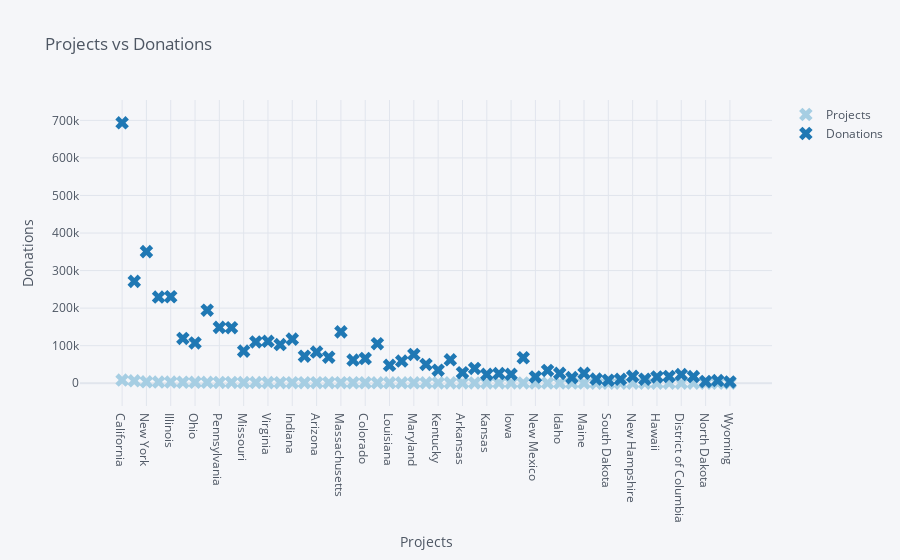

The cell this chart's notebook holds for it:
### Code cell
df.iplot(kind='scatter',xTitle='Projects',
         yTitle='Donations',title='Projects vs Donations',
         symbol='x',colorscale='paired',mode='markers')

### Figure 1 — Plotly figure (JSON) as saved in the notebook; plotly's stock layout.template omitted (floating-point values rounded to 4 significant figures)
{"data": [{"line": {"color": "rgba(166, 206, 227, 1.0)", "dash": "solid", "shape": "linear", "width": 1.3}, "marker": {"size": 12, "symbol": "x"}, "mode": "markers", "name": "Projects", "text": "", "type": "scatter", "x": ["California", "Texas", "New York", "Florida", "Illinois", "Michigan", "Ohio", "North Carolina", "Pennsylvania", "Georgia", "Missouri", "New Jersey", "Virginia", "Washington", "Indiana", "Tennessee", "Arizona", "Wisconsin", "Massachusetts", "Oklahoma", "Colorado", "South Carolina", "Louisiana", "Minnesota", "Maryland", "Alabama", "Kentucky", "Oregon", "Arkansas", "Utah", "Kansas", "Mississippi", "Iowa", "Connecticut", "New Mexico", "Nevada", "Idaho", "West Virginia", "Maine", "Nebraska", "South Dakota", "Montana", "New Hampshire", "Alaska", "Hawaii", "Rhode Island", "District of Columbia", "Delaware", "North Dakota", "Vermont", "Wyoming"], "y": [8457, 6485, 3819, 3302, 3126, 2653, 2546, 2543, 2163, 2125, 1779, 1775, 1656, 1581, 1555, 1555, 1529, 1479, 1447, 1340, 1321, 1260, 1215, 1169, 1145, 1141, 1024, 978, 923, 883, 851, 840, 833, 816, 546, 538, 513, 513, 483, 409, 317, 312, 299, 273, 266, 246, 227, 208, 200, 181, 148]}, {"line": {"color": "rgba(31, 120, 180, 1.0)", "dash": "solid", "shape": "linear", "width": 1.3}, "marker": {"size": 12, "symbol": "x"}, "mode": "markers", "name": "Donations", "text": "", "type": "scatter", "x": ["California", "Texas", "New York", "Florida", "Illinois", "Michigan", "Ohio", "North Carolina", "Pennsylvania", "Georgia", "Missouri", "New Jersey", "Virginia", "Washington", "Indiana", "Tennessee", "Arizona", "Wisconsin", "Massachusetts", "Oklahoma", "Colorado", "South Carolina", "Louisiana", "Minnesota", "Maryland", "Alabama", "Kentucky", "Oregon", "Arkansas", "Utah", "Kansas", "Mississippi", "Iowa", "Connecticut", "New Mexico", "Nevada", "Idaho", "West Virginia", "Maine", "Nebraska", "South Dakota", "Montana", "New Hampshire", "Alaska", "Hawaii", "Rhode Island", "District of Columbia", "Delaware", "North Dakota", "Vermont", "Wyoming"], "y": [693577, 271348, 350553, 229542, 230350, 119337, 107401, 194465, 148752, 147897, 85597, 109926, 111740, 103021, 117470, 72123, 83092, 69479, 136845, 61697, 65940, 105421, 47699, 59078, 76769, 50002, 34700, 62418, 28021, 39336, 23598, 25863, 23894, 67892, 16734, 34220, 26245, 14929, 26550, 11131, 7982, 10614, 18555, 10729, 16707, 18129, 23217, 17872, 4666, 7157, 3476]}], "layout": {"legend": {"bgcolor": "#F5F6F9", "font": {"color": "#4D5663"}}, "paper_bgcolor": "#F5F6F9", "plot_bgcolor": "#F5F6F9", "title": {"font": {"color": "#4D5663"}, "text": "Projects vs Donations"}, "xaxis": {"gridcolor": "#E1E5ED", "showgrid": true, "tickfont": {"color": "#4D5663"}, "title": {"font": {"color": "#4D5663"}, "text": "Projects"}, "zerolinecolor": "#E1E5ED"}, "yaxis": {"gridcolor": "#E1E5ED", "showgrid": true, "tickfont": {"color": "#4D5663"}, "title": {"font": {"color": "#4D5663"}, "text": "Donations"}, "zerolinecolor": "#E1E5ED"}}}
